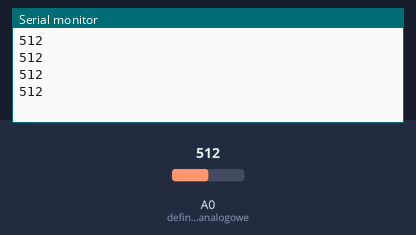
This sketch was run on a simulated Arduino Uno, built with avr-gcc and run on an emulated ATmega328P. On the bench: the last lines printed to the serial monitor. The inputs (shaded band) are chosen by the test bench; at power-on: A0 (definicja_portu_analogowe) = 512.

Above: at 1.2 s.
1.3 s: A0 (definicja_portu_analogowe) set to 716
At 1.71 s:
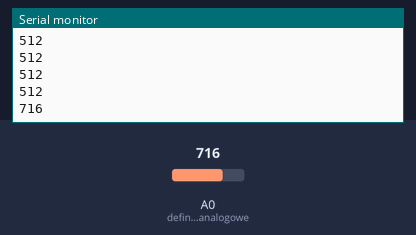
2.8 s: A0 (definicja_portu_analogowe) set to 900
At 2.91 s:
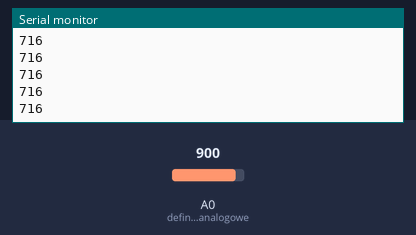
Timing chart, 0 to 5.8 s (numbered marks = the images above; inputs shaded):
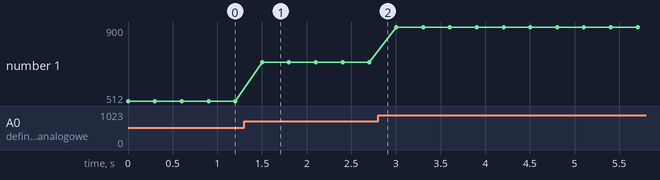

Measured:
- after the input at 1.3 s, the serial monitor: prints a new line after 0.20 s (image 1)
- plotted number 1: 512 → 716 after the input at 1.3 s, 716 → 900 after the input at 2.8 s

The sketch:

Przyklad_3.1.ino
```cpp
int j = 0;
void setup()
{
Serial.begin(9600); //otworzenie portu szeregowego
pinMode (A0, INPUT); // definicja portu analogowego A0 jako wejścia
}

void loop()       // główna pętla programu
{
j = analogRead(A0); //przypisanie zmiennej „j” wartości odczytanej z wejścia analogowego 0
Serial.println(j); // wysłanie wartości "j" do monitora szeregowego
delay(300);       //odczekanie 300 milisekund
}
```
